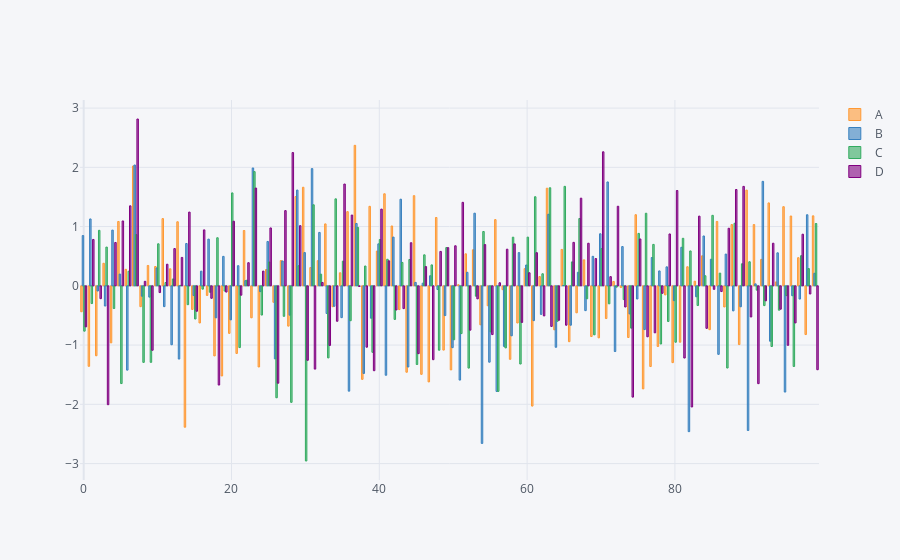

The notebook cell saved with this chart:
### Code cell
df.iplot('bar')           #will get a bumch of bars thats why we nees to chpose some specifi coloumn
